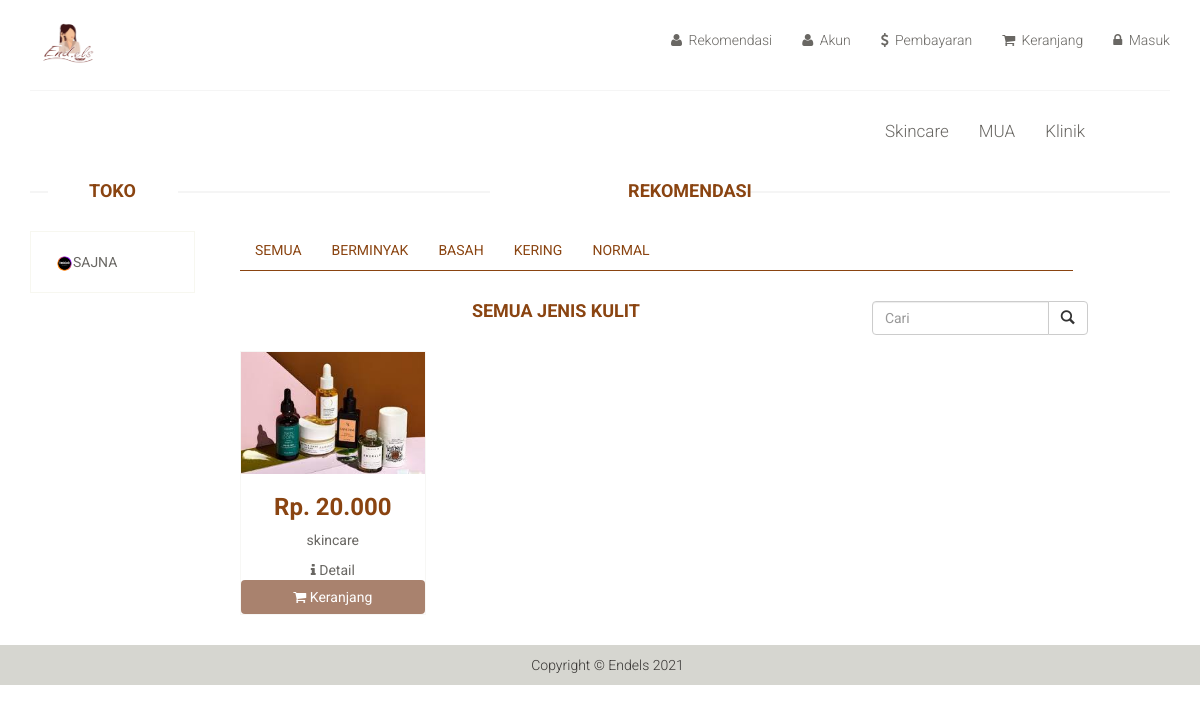
Screenshot of /index.php/skincare/rekomendasi with the database file from the repository.
### tables this page shows
CREATE TABLE `toko` (
  `id_toko` int(11) NOT NULL,
  `id_user` int(11) NOT NULL,
  `id_klinik` int(11) NOT NULL,
  `nama_toko` varchar(50) NOT NULL,
  `alamat_toko` varchar(100) NOT NULL,
  `rt` int(3) NOT NULL,
  `rw` int(3) NOT NULL,
  `kelurahan` varchar(100) NOT NULL,
  `kecamatan` varchar(100) NOT NULL,
  `kabupaten` varchar(100) NOT NULL,
  `provinsi` varchar(100) NOT NULL,
  `kode_pos` int(11) NOT NULL,
  `tanggal_daftar` date NOT NULL,
  `nomor` int(11) NOT NULL,
  `logo` varchar(255) NOT NULL
);

CREATE TABLE `katagori` (
  `id_katagori` int(11) NOT NULL,
  `nama_katagori` varchar(255) NOT NULL,
  `gambar` varchar(255) NOT NULL
);

CREATE TABLE `rekomendasi` (
  `id_rekomendasi` int(11) NOT NULL,
  `id_klinik` int(11) NOT NULL,
  `id_user` int(11) NOT NULL,
  `id_produk` int(11) NOT NULL
);

CREATE TABLE `produk` (
  `id_produk` int(11) NOT NULL,
  `nama_produk` varchar(50) NOT NULL,
  `deskripsi` text NOT NULL,
  `foto` varchar(255) NOT NULL,
  `foto_2` varchar(255) NOT NULL,
  `foto_3` varchar(255) NOT NULL,
  `foto_4` varchar(255) NOT NULL,
  `harga` int(11) NOT NULL,
  `jumlah` int(11) NOT NULL,
  `berat` int(11) NOT NULL,
  `id_katagori` int(11) NOT NULL,
  `id_toko` int(11) NOT NULL,
  `rekomendasi` enum('1','0') NOT NULL DEFAULT '0'
);

### application/controllers/skincare.php (called while the page is built, shortened)
<?php
class Skincare extends CI_Controller {
	public function __construct()
	{
		$this->load->model('M_Produk', '', TRUE);
	}
	public function rekomendasi(){
		$id=1;
		$data['katagori'] = $this->M_Produk->all_katagori();
		$data['produk'] = $this->M_Produk->rekomendasi($id);
		$data['toko'] = $this->M_Produk->toko();
		$this->load->view('template/header');
		$this->load->view('template/sidebar',$data);
		$this->load->view('user/toko',$data);
		$this->load->view('template/footer');
	}
}

### index.php (called while the page is built, shortened)
<?php
require_once BASEPATH.'core/CodeIgniter.php';

### application/models/M_Produk.php (called while the page is built, shortened)
<?php
class M_Produk extends CI_Model
{
	public function all_katagori(){
		$this->db->select('*');
		$this->db->from('katagori');
		$query = $this->db->get();
		return $query->result_array();
	}
	public function rekomendasi($id){
		$this->db->select('*');
		$this->db->from('rekomendasi');
		$this->db->join('produk','produk.id_produk=rekomendasi.id_produk');
		$this->db->join('katagori','katagori.id_katagori=produk.id_katagori');
		$this->db->where('id_user',$id);
		$query = $this->db->get();
		return $query->result_array();
	}
	public function toko(){
		$this->db->select('*');
		$this->db->from('toko');
		$query = $this->db->get();
		return $query->result_array();
	}
}

### application/views/user/toko.php (the view, shortened to what this page needs)
			<h2 class="title text-center"><?= $this->session->flashdata('nama'); ?>	</h2>
			<div class="col-sm-9 padding-right">
				<div class="category-tab">
					<div id="myBtnContainer">
						<div class="col-sm-12">
							<ul class="nav nav-tabs">
								<li class="li"><a onclick="filterSelection('all','Semua jenis kulit')">Semua</a></li>
								<?php
									foreach ($katagori as $kat) {
								?>
									<li class="li"><a onclick="filterSelection('<?=$kat['id_katagori']?>','Kulit <?=$kat['nama_katagori']?>')"><?=$kat['nama_katagori']?></a></li>
								<?php } ?>
							</ul>
						</div>
						<form action="/action_page.php" >
		                <div class="input-group col-sm-3 pull-right">
		                  <input type="text" class="form-control" placeholder="Cari" name="search">
		                  <div class="input-group-btn">
		                    <button class="btn btn-default" type="submit">
		                      <i class="glyphicon glyphicon-search"></i>
		                    </button>
		                  </div>
		                </div>
		              </form>
					</div>
				<h2 class="pro text-center" id="p_judul"></h2>
						<?php foreach ($produk as $pro) {?>
						  <div class="column <?=$pro['id_katagori']?>">
							   <div class="col-sm-3">
									<div class="product-image-wrapper">
										<div class="single-products">
											<div class="productinfo text-center">
												<img src="<?= base_url('asset/produk/').$pro['foto'];?>" alt="" />
												<h2>Rp. <?=number_format($pro['harga'],'0','','.');?></h2>
												<p><?=$pro['nama_produk'];?></p>
												<a href="#" class="detail" data-toggle="modal" data-target="#detail<?=$pro['id_produk']?>"><i class="fa fa-info"></i> Detail</a>
												<?php
													$hiddena = array('id_barang' => $pro['id_produk'], 'id_user' => '234');
													echo form_open('skincare/tambah_keranjang', 'id="keranjang'.$pro['id_produk'].'"', $hiddena);
												?>
												<button type="submit" form="keranjang<?=$pro['id_produk']?>" name="keranjang" class="btn btn-default-modal col-md-12" ><i class="fa fa-shopping-cart"> </i> Keranjang</button>
												</form>
											</div>
										</div>
									</div>
								</div>
						  </div>
						<?php } ?>
				</div>
				</div>
		</div>
	</div>
</section>

### application/views/template/sidebar.php
<div class="col-sm-2">
	<div class="left-sidebar">
		<div class="brands_products">
			<h2><?php
				if ($this->uri->segment('1') == 'skincare') {
					echo "toko";
				} elseif($this->uri->segment('1') == 'mua') {
					echo "mua";
				}else{
					echo "klinik";
				}
			?>
		</h2>
		<div class="brands-name">
			<ul class="nav nav-pills nav-stacked">
				<?php foreach ($toko as $tok) {
					?>
					<li><a href="<?= base_url('skincare/toko/').$tok['id_toko'].'/'.$tok['nama_toko'];?>"> <span class="pull-left"><img src="<?= base_url('asset/logo_toko/').$tok['logo'];?>" width="15%"><?=$tok['nama_toko']?></span></a></li>
				<?php } ?>
			</div>
		</div>
	</div>
</div>

### asset/css/main.css (style rules this page uses)
body { font-family: 'Roboto', sans-serif; background:; position: relative; font-weight:400px; }
ul li { list-style: none; }
a { -webkit-transition: 300ms; -moz-transition: 300ms; -o-transition: 300ms; transition: 300ms; }
h1, h2, h3, h4, h5, h6 { font-family: 'Roboto', sans-serif; }
.column { display: none; }
.pro { color: #8a4411; font-family: 'Roboto', sans-serif; font-size: 18px; font-weight: 700; margin: 0 15px; text-transform: uppercase; margin-bottom: 30px; }
.detail { color: #696763; }
.btn-default-modal { color: #fff; background-color: #7334139c; }
.left-sidebar h2, .brands_products h2 { color: #8a4411; font-family: 'Roboto', sans-serif; font-size: 18px; font-weight: 700; margin: 0 auto 30px; text-align: center; text-transform: uppercase; position: relative; z-index:3; }
.left-sidebar h2:after, h2.title:after { content: " "; position: absolute; border: 1px solid #f5f5f5; bottom:8px; left: 0; width: 100%; height: 0; z-index: -2; }
.left-sidebar h2:before { content: " "; position: absolute; background: #fff; bottom: -6px; width: 130px; height: 30px; z-index: -1; left: 50%; margin-left: -65px; }
h2.title:before { content: " "; position: absolute; background: #fff; bottom: -6px; width: 220px; height: 30px; z-index: -1; left: 50%; margin-left: -110px; }
.brands-name { border: 1px solid #F7F7F0; padding-bottom: 20px; padding-top: 15px; }
.brands-name .nav-stacked li a { background-color: #FFFFFF; color: #696763; font-family: 'Roboto', sans-serif; font-size: 14px; padding: 5px 25px; text-decoration: none; text-transform: uppercase; }
.padding-right { padding-right: 0; }
h2.title { color: #8a4411; font-family: 'Roboto', sans-serif; font-size: 18px; font-weight: 700; margin: 0 15px; text-transform: uppercase; margin-bottom: 30px; position: relative; }
.product-image-wrapper { border:1px solid #F7F7F5; overflow: hidden; margin-bottom:30px; }
.single-products { position: relative; }
.productinfo h2 { color: #8a4411; font-family: 'Roboto', sans-serif; font-size: 24px; font-weight: 700; }
.productinfo p { font-family: 'Roboto', sans-serif; font-size: 14px; font-weight: 400; color: #696763; }
.productinfo img { width: 100%; }
.productinfo { position:relative; }
.category-tab { overflow: hidden; }
.category-tab ul { background: #ffffff; border-bottom: 1px solid #8a4411; list-style: none outside none; margin: 0 0 30px; padding: 0; width: 100%; }
.category-tab ul li a { border: 0 none; border-radius: 0; color: #8a4411; display: block; font-family: 'Roboto', sans-serif; font-size: 14px; text-transform: uppercase; }
.nav-tabs li a { border: 1px solid rgba(0, 0, 0, 0); border-radius: 4px 4px 0 0; line-height: 1.42857; margin-right:0; }

### rows the page displays
toko: logo (picture), nama_toko "SAJNA"
katagori: nama_katagori "BERMINYAK"
katagori: nama_katagori "BASAH"
katagori: nama_katagori "KERING"
katagori: nama_katagori "NORMAL"
rekomendasi: id_produk.foto (picture), id_produk.harga "20.000", id_produk.nama_produk "skincare"

### other values shown
$this->session->flashdata('nama') "REKOMENDASI"
